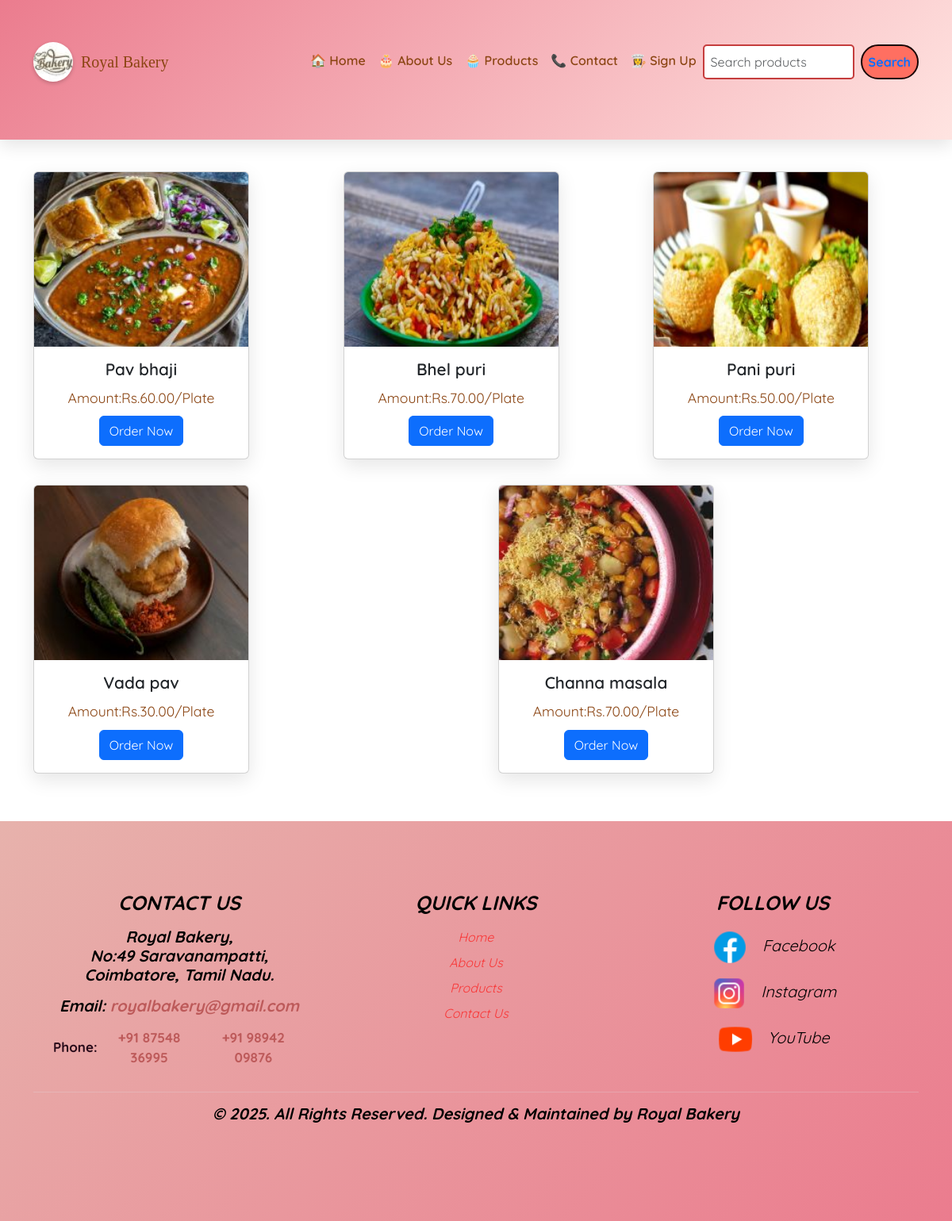
The page /search2/ on the database its author committed.
### app/models.py (models this page shows)
class Chaats(models.Model):
        chaats_image = models.ImageField(upload_to='chaats/')
        title=models.CharField(max_length=50)
        amount=models.DecimalField(max_digits=10,decimal_places=2)

### app/views.py (the view)
# urls.py: path('search2/',views.search2,name='search2'),
def search2(request):
    search2=Chaats.objects.all()
    return render(request,'search2.html',{'search2':search2})

### template/search2.html (shortened to what this page needs)
{% extends "home.html" %}
{% block home %}
{% load static %}
<link rel="stylesheet" href="{% static 'css/search.css' %}">
      {% load django_bootstrap5 %}
      {% bootstrap_css %}
      <div class="container text-center">
        <div class="row">
            {% for i in search2 %}
          <div class="col">
            <div class="card" style="width: 17rem;">
                <img src="{{ i.chaats_image.url}}" class="card-img-top" alt="...">
                <div class="card-body">
                  <h5 class="card-title">{{ i.title }}</h5>
                  <p class="card-text">Amount:Rs.{{ i.amount }}/Plate</p>
                  <a href="{% url 'place_order' 'chaats' i.id %}" class="btn btn-primary">Order Now</a>
                </div>
            </div>
          </div>
            {% endfor %}
        </div>
    </div>
{% endblock %}

### static/css/home.css (style rules this page uses)
body { font-family: 'Quicksand', sans-serif; background-color: #fffdf9; margin: 0; }
.card-img-top { display: flex; height: 500px; width: 40px; }

### static/css/search.css (style rules this page uses)
.container { padding-top: 40px; padding-bottom: 60px; }
.row { display: flex; flex-wrap: wrap; justify-content: center; gap: 2rem; }
.card { width: 18rem; border: none; border-radius: 20px; box-shadow: 0 8px 25px rgba(0, 0, 0, 0.1); transition: transform 0.3s ease, box-shadow 0.3s ease; background: #fffdf9; font-family: 'Quicksand', sans-serif; }
.card-img-top { border-top-left-radius: 20px; border-top-right-radius: 20px; height: 220px; object-fit: cover; }
.card-body { padding: 1rem 1.2rem; }
.card-title { font-size: 1.3rem; color: #d2691e; font-weight: 600; }
.card-text { color: #8b4513; font-size: 1.1rem; margin: 10px 0; }
.btn-primary { background-color: #ff6961; border: none; border-radius: 30px; padding: 10px 20px; font-weight: 600; transition: background 0.3s ease; }

### rows shown on the page
Chaats: chaats_image (picture), title "Pav bhaji", amount "60.00"
Chaats: chaats_image (picture), title "Bhel puri", amount "70.00"
Chaats: chaats_image (picture), title "Pani puri", amount "50.00"
Chaats: chaats_image (picture), title "Vada pav", amount "30.00"
Chaats: chaats_image (picture), title "Channa masala", amount "70.00"
